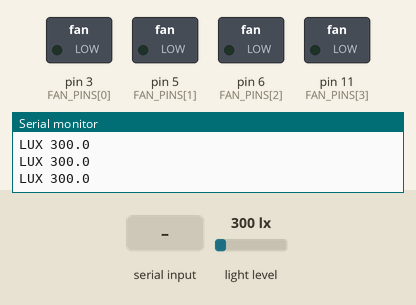
Simulated run of this sketch. Board: Arduino Uno, built with avr-gcc and run on an emulated ATmega328P. Shown: switched loads named in the sketch (green lamp = pin HIGH), the last lines printed to the serial monitor. Wiring (inferred from the names in the program): BH1750 light sensor at I2C address 0x23. The test bench sets the inputs (shaded band); at power-on: light level 300 lx.

Above: at 1.2 s.
1.3 s: "1 90\n" received over Serial
At 1.6 s:
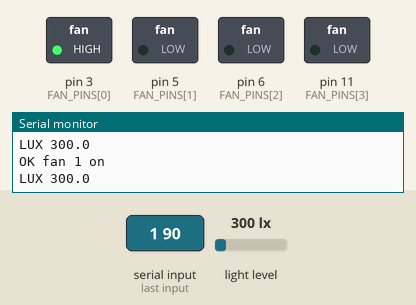
2.8 s: "LUX 523.4\n" received over Serial
4.3 s: "0\n" received over Serial
Timing chart, 0 to 7.3 s (numbered marks = the images above; inputs shaded):
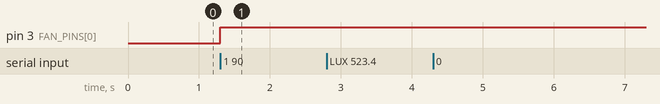

The sketch:

fan_led.ino
```cpp
// ICDF_eco 아두이노 펌웨어: 팬 4개 + 조도센서 BH1750 (구름 스테이션)
// 시리얼 115200.
//   받는 명령: 한 줄에 "번호 값" (예: "1 1", "3 0")
//     번호 1~4: 팬 (값 1 = 켜기, 0 = 끄기)
//     번호 9  : LED 바 값. LED 바는 쓰지 않기로 해서 받기만 하고 아무것도 안 함
//   보내는 값: 0.2초마다 "LUX 523.4" (센서를 못 읽으면 "LUX -1")
// 팬 1, 2 = B 랙 (D3, D5) / 팬 3, 4 = D2 랙 (D6, D11)
// 조도센서 BH1750: SDA = A4, SCL = A5, VCC = 5V(또는 3.3V), GND
// 라이브러리 없이 Wire만 사용합니다.

#include <Wire.h>

const int FAN_PINS[4] = {3, 5, 6, 11};
const unsigned long LUX_EVERY_MS = 200;

uint8_t bhAddr = 0;   // 찾은 BH1750 주소 (0x23 또는 0x5C), 없으면 0

void setFan(int idx, bool on) {
  digitalWrite(FAN_PINS[idx], on ? HIGH : LOW);
}

void findSensor() {
  bhAddr = 0;
  const uint8_t addrs[2] = {0x23, 0x5C};
  for (int i = 0; i < 2; i++) {
    Wire.beginTransmission(addrs[i]);
    if (Wire.endTransmission() == 0) { bhAddr = addrs[i]; break; }
  }
  if (Wire.getWireTimeoutFlag()) Wire.clearWireTimeoutFlag();
  if (bhAddr) {
    Wire.beginTransmission(bhAddr); Wire.write(0x01); Wire.endTransmission();  // 전원 켜기
    Wire.beginTransmission(bhAddr); Wire.write(0x10); Wire.endTransmission();  // 연속 고해상도 모드
  }
}

float readLux() {
  if (!bhAddr) return -1;
  if (Wire.requestFrom(bhAddr, (uint8_t)2) != 2) { bhAddr = 0; return -1; }  // 선이 빠지면 다시 찾게 함
  uint16_t raw = (Wire.read() << 8) | Wire.read();
  return raw / 1.2;
}

void handleLine(String line) {
  line.trim();
  if (!line.length()) return;
  int sp = line.indexOf(' ');
  if (sp < 0) { Serial.println("ERR format"); return; }
  int n = line.substring(0, sp).toInt();
  int v = line.substring(sp + 1).toInt();
  if (n >= 1 && n <= 4) {
    setFan(n - 1, v != 0);
    Serial.print("OK fan "); Serial.print(n); Serial.println(v ? " on" : " off");
  } else if (n == 9) {
    // LED 바 없음: 조용히 무시
  } else {
    Serial.println("ERR number");
  }
}

void setup() {
  for (int i = 0; i < 4; i++) {
    pinMode(FAN_PINS[i], OUTPUT);
    digitalWrite(FAN_PINS[i], LOW);  // 시작은 모두 끔
  }
  Serial.begin(115200);
  Serial.setTimeout(50);
  Wire.begin();
  Wire.setWireTimeout(3000, true);  // 센서 선이 붙잡혀도 팬 제어가 멈추지 않게 (3ms)
  findSensor();
  Serial.println("READY");
}

void loop() {
  while (Serial.available()) handleLine(Serial.readStringUntil('\n'));

  static unsigned long lastFind = 0;
  if (!bhAddr && millis() - lastFind >= 2000) {  // 센서가 없으면 2초마다 다시 찾기
    lastFind = millis();
    findSensor();
  }
  static unsigned long lastLux = 0;
  if (millis() - lastLux >= LUX_EVERY_MS) {
    lastLux = millis();
    Serial.print("LUX ");
    Serial.println(readLux(), 1);
  }
}
```

Measured:
- after the input at 1.3 s, pin 3 (FAN_PINS[0]): LOW → HIGH at once
